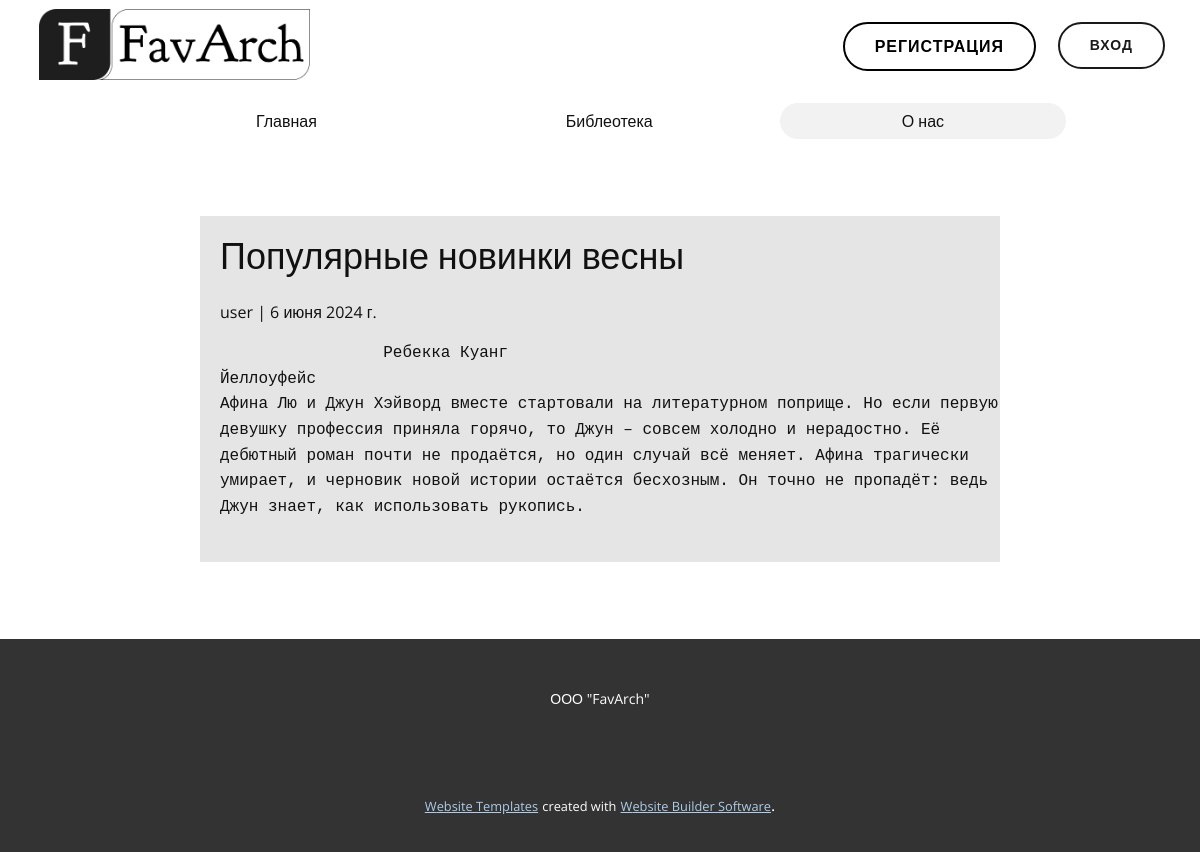
Screenshot of /article/2/ with the database file from the repository.
### Site/models.py (models this page shows, shortened)
class Article(models.Model):
    title = models.CharField(max_length=255)
    author = models.ForeignKey(User, on_delete=models.CASCADE)
    date = models.DateField(auto_now_add=True)
    premiere = models.TextField()
    text = models.TextField()

### Site/views.py (the view)
# urls.py: path('article/<int:article_id>/', views.article_detail, name='article_detail'),
def article_detail(request, article_id):
    article = get_object_or_404(Article, pk=article_id)
    context = {'article': article}
    return render(request, 'Site/article_detail.html', context)

### Site/templates/Site/article_detail.html (shortened to what this page needs)
{% load static %}
<html style="font-size: 16px;" lang="ru"><head>
    <link rel="stylesheet" href="{% static 'Site/css/main.css' %}" media="screen">
    <link rel="stylesheet" href="{% static 'Site/css/О-нас.css' %}" media="screen">
     <link rel="stylesheet" href="{% static 'Site/css/style.css' %}" media="screen">
  <meta data-intl-tel-input-cdn-path="intlTelInput/"></head>
  <body data-path-to-root="./" data-include-products="true" class="u-body u-stick-footer u-xl-mode" data-lang="ru"><header class=" u-clearfix u-header u-section-row-container" id="sec-7fbc" style="" data-animation-name="" data-animation-duration="0" data-animation-delay="0" data-animation-direction=""><div class="u-section-rows">
        <div class="u-clearfix u-section-row u-section-row-1" data-animation-name="" data-animation-duration="0" data-animation-delay="0" data-animation-direction="" id="sec-1765">
          <div class="u-clearfix u-sheet u-valign-middle-lg u-valign-middle-md u-valign-middle-sm u-sheet-1">
            <a href="" class="u-hidden-xs u-image u-logo u-image-2" data-image-width="620" data-image-height="163">
              <img src="{% static 'Site/img/Logo.png'%}" class="u-logo-image u-logo-image-2">
            </a>
            {% if user.is_authenticated %}
                    <form action="{% url 'logout' %}" method="post" type="submit" value="Logout">
                    <a class="Btn-prof" href="{% url 'profile' %}">
                        <div class="sign-prof"><svg width="19px" height="19px" viewBox="0 0 24.00 24.00" fill="none" xmlns="http://www.w3.org/2000/svg"><g  stroke-width="0"></g><g gstroke-linecap="round" stroke-linejoin="round" stroke="#CCCCCC" stroke-width="0.096"></g><g> <path d="M16 7C16 9.20914 14.2091 11 12 11C9.79086 11 8 9.20914 8 7C8 4.79086 9.79086 3 12 3C14.2091 3 16 4.79086 16 7Z" stroke="#000000" stroke-width="2" stroke-linecap="round" stroke-linejoin="round"></path> <path d="M12 14C8.13401 14 5 17.134 5 21H19C19 17.134 15.866 14 12 14Z" stroke="#000000" stroke-width="2" stroke-linecap="round" stroke-linejoin="round"></path> </g></svg></div>
                        <div class="text-prof">{{ user.username }}</div>
                    </a>
                        {% csrf_token %}
                    <button class="Btn-logout">
                    <div class="sign-logout"><svg viewBox="0 0 512 512"><path d="M377.9 105.9L500.7 228.7c7.2 7.2 11.3 17.1 11.3 27.3s-4.1 20.1-11.3 27.3L377.9 406.1c-6.4 6.4-15 9.9-24 9.9c-18.7 0-33.9-15.2-33.9-33.9l0-62.1-128 0c-17.7 0-32-14.3-32-32l0-64c0-17.7 14.3-32 32-32l128 0 0-62.1c0-18.7 15.2-33.9 33.9-33.9c9 0 17.6 3.6 24 9.9zM160 96L96 96c-17.7 0-32 14.3-32 32l0 256c0 17.7 14.3 32 32 32l64 0c17.7 0 32 14.3 32 32s-14.3 32-32 32l-64 0c-53 0-96-43-96-96L0 128C0 75 43 32 96 32l64 0c17.7 0 32 14.3 32 32s-14.3 32-32 32z"></path></svg></div>
                    <div class="text-logout">Выйти</div>
                    </button>
                    </form>
              {% else %}
                <a href="{% url 'login' %}" class="u-border-2 u-border-grey-90 u-border-hover-black u-btn u-btn-round u-button-style u-hidden-md u-hidden-sm u-hidden-xs u-hover-black u-none u-radius u-btn-1">Вход</a>
                <a href="{% url 'register' %}" class="u-border-2 u-border-black u-border-hover-black u-btn u-btn-round u-button-style u-hidden-md u-hidden-sm u-hidden-xs u-hover-black u-none u-radius u-btn-2">Регистрация</a>
              {% endif %}
          </div>
        </div>
        <div class="u-hidden-md u-hidden-sm u-hidden-xs u-section-row u-section-row-2" id="sec-362f">
          <div class="u-clearfix u-sheet u-valign-middle u-sheet-2">
            <nav class="u-align-center u-hidden-md u-hidden-sm u-hidden-xs u-menu u-menu-one-level u-offcanvas u-menu-2">
              <div class="u-custom-menu u-nav-container">
                <ul class="u-nav u-spacing-5 u-unstyled"><li class="u-nav-item"><a class="u-active-grey-5 u-button-style u-hover-grey-15 u-nav-link u-radius u-white" href="http://127.0.0.1:8000/" style="--radius:50px; padding: 10px 122px;">Главная</a>
</li><li class="u-nav-item"><a class="u-active-grey-5 u-button-style u-hover-grey-15 u-nav-link u-radius u-white" href="http://127.0.0.1:8000/Libary" style="--radius:50px; padding: 10px 122px;">Библеотека</a>
</li><li class="u-nav-item"><a class="u-active-grey-5 u-button-style u-hover-grey-15 u-nav-link u-radius u-white" href="О-нас.html" style="--radius:50px; padding: 10px 122px;">О нас</a>
</li></ul>
              </div>
            </nav>
          </div>
        </div>
      </div></header>
    <section class="u-clearfix u-container-align-center u-section-1" id="sec-f91d">
      <div class="u-clearfix u-sheet u-valign-middle u-sheet-1">
        <div class="u-container-align-center u-container-style u-grey-10 u-group u-group-1">
            <div class="detail">
                <h3>{{article.title}}</h3>
            <span class="u-meta-author u-meta-icon">{{ article.author }} | {{ article.date }}</span>
             <pre style="white-space:pre-wrap;">
                 {{article.text}}
             </pre>
            </div>
        </div>
      </div>
    </section>
    <footer class="u-align-center u-clearfix u-footer u-grey-80 u-footer" id="sec-5ca6"><div class="u-clearfix u-sheet u-sheet-1">
        <p class="u-small-text u-text u-text-variant u-text-1">ООО "FavArch" </p>
      </div></footer>
    <section class="u-backlink u-clearfix u-grey-80">
      <a class="u-link" href="https://nicepage.com/website-templates" target="_blank">
        <span>Website Templates</span>
      </a>
      <p class="u-text">
        <span>created with</span>
      </p>
      <a class="u-link" href="" target="_blank">
        <span>Website Builder Software</span>
      </a>.
    </section>
</body></html>

### Site/static/Site/CSS/О-нас.css (style rules this page uses)
.u-section-1 .u-sheet-1 { min-height: 500px; }
.u-section-1 .u-group-1 { width: 800px; min-height: 304px; height: auto; margin: 60px auto; }
.detail { display: flex; flex-direction: column; padding-left: 20px; }

### rows the page displays
Article: title "Популярные новинки весны", author "user", date "6 июня 2024 г.", text "Ребекка Куанг Йеллоуфейс Афина Лю и Джун Хэйворд вместе стартовали на литературном поприще. Но если первую девушку профессия приняла горячо, то Джун – совсем холодно и нерадостно. Её дебютный роман почти не продаётся, но один случай всё меняет. Афина трагически умирает, и черновик новой истории остаётся бесхозным. Он точно не пропадёт: ведь Джун знает, как использовать рукопись."
